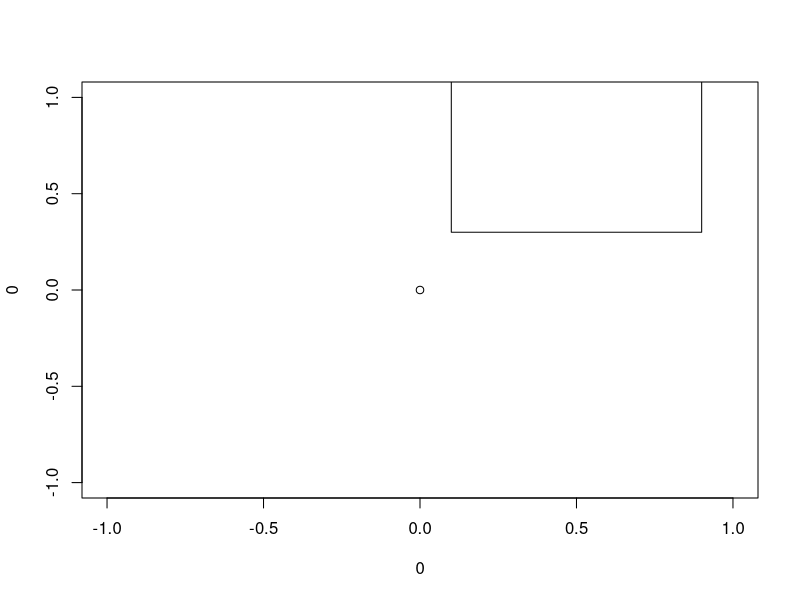
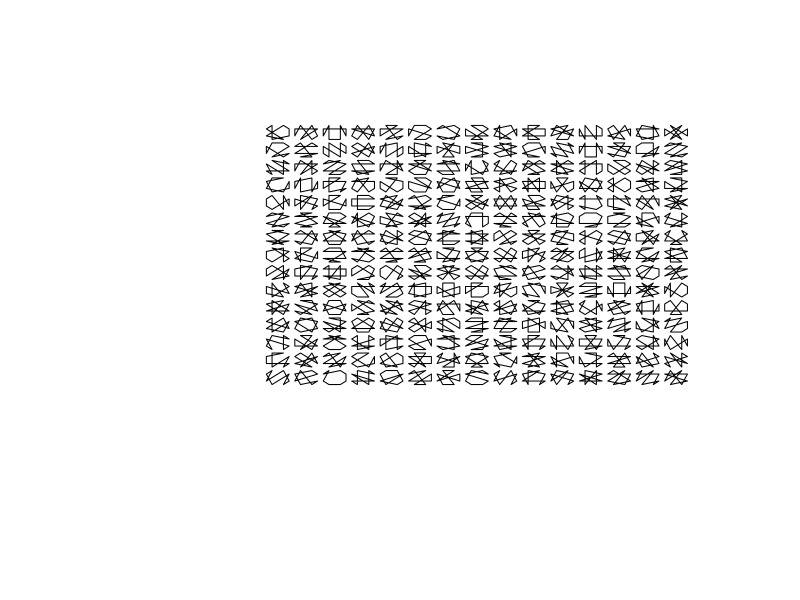
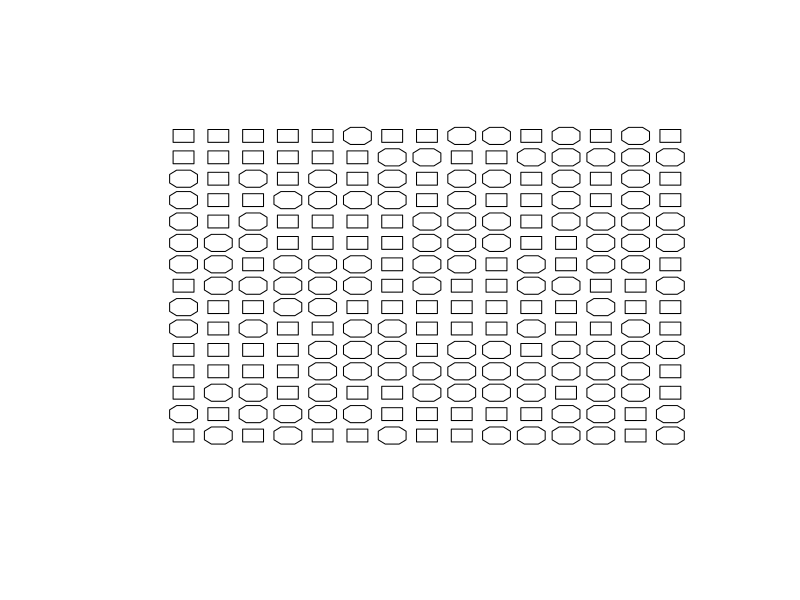
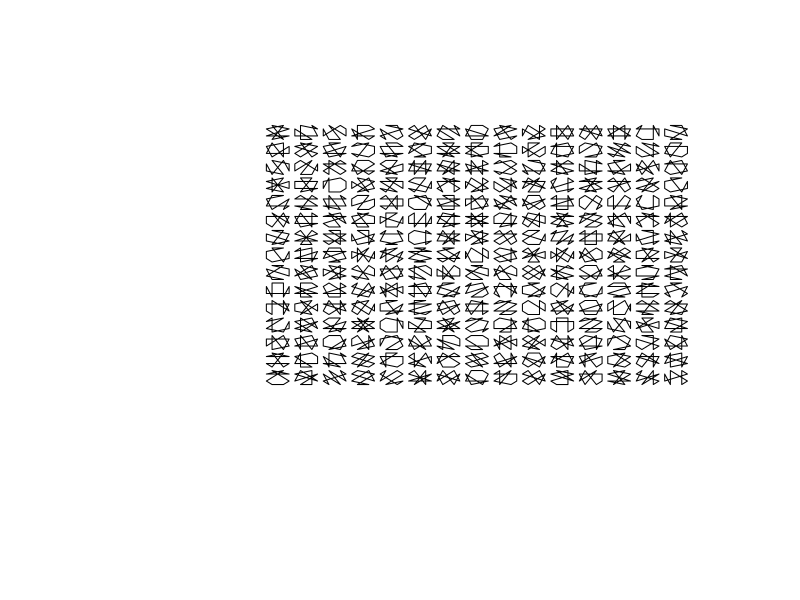
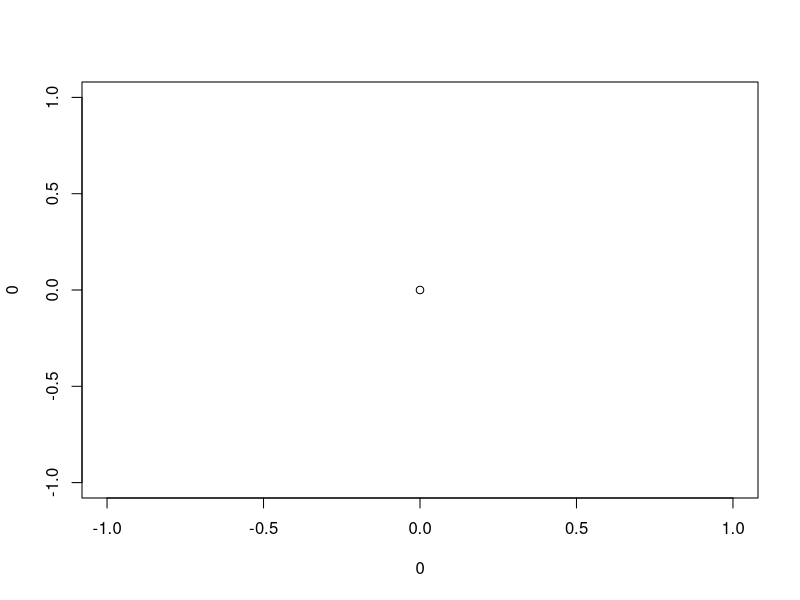

Generate these figures, in order, with R: (Note: this script raises an error after producing the figures.)

squFunc <- function(Xcenter = 0,Ycenter = 0,wi = 0.4,he = 0.4){
  shape <- rbind(
      c(Xcenter+wi,Ycenter+he),
      c(Xcenter+wi,Ycenter-he),
      c(Xcenter-wi,Ycenter-he),
      c(Xcenter-wi,Ycenter+he))
  return (shape)
  }
      

plot(0, 0)
newSq <- squFunc(0.5,0.7)
polygon(newSq[,1],newSq[,2])


octaFunc <- function(Xcenter = 0,Ycenter = 0,wi = 0.4,he = 0.4){
  oct <- rbind(
        c(Xcenter+(wi/2),Ycenter+he),
        c(Xcenter+wi,Ycenter+(he/2)),
        c(Xcenter+wi,Ycenter-(he/2)),
        c(Xcenter+(wi/2),Ycenter-he),
        c(Xcenter-(wi/2),Ycenter-he),
        c(Xcenter-wi,Ycenter-(he/2)),
        c(Xcenter-wi,Ycenter+(he/2)),
        c(Xcenter-(wi/2),Ycenter+he))
  return (oct)
  }



plot(0, 0,
     xlim=c(-5,17),
     ylim=c(-5,17),
     col = "white", xlab = "", ylab = "", axes=F)
for (p in seq(1,15)){
  for (q in seq(1,15)) {
    oct <- octaFunc(p,q)
    oct <- oct[sample(nrow(oct)),]
    polygon(oct[,1],oct[,2])
}}


plot(0, 0,
     xlim=c(-1,17),
     ylim=c(-1,17),
     col = "white", xlab = "", ylab = "", axes=F)
for (p in seq(1,15)){
  for (q in seq(1,15)) {
    
    dec <- sample(1:2,1)
     ifelse(dec == 1, shape <- squFunc(p,q,0.3,0.3),
                              shape <- octaFunc(p,q))
    shuf <- sample(c(T,F),1)
    print(shuf)
    ifelse(shuf == T, shape[sample(nrow(shape)),],shape)
    
    polygon(shape[,1]+.2,shape[,2]+.2)
  }}


##### Variations on octagon

plot(0, 0,
     xlim=c(-5,17),
     ylim=c(-5,17),
     col = "white", xlab = "", ylab = "", axes=F)
for (p in seq(1,15)){
  for (q in seq(1,15)) {
    oct <- octaFunc(p,q)
    oct <- oct[sample(nrow(oct)),]
    polygon(oct[,1],oct[,2])
  }}


Xcenter = 0
Ycenter = 0
wi = 0.4
he = 0.4
plot(0, 0)

oct <- hexFunc()
polygon(oct[,1],oct[,2])

hexFunc <- function(Xcenter = 0,Ycenter = 0,wi = 0.4,he = 0.4){
  shape <- rbind(
    c(Xcenter,Ycenter+he),
    c(Xcenter+wi,Ycenter+(he/2)),
    c(Xcenter+wi,Ycenter),
    c(Xcenter+wi,Ycenter-(he/2)),
    c(Xcenter,Ycenter-he),
    c(Xcenter-wi,Ycenter-(he/2)),
    c(Xcenter-wi,Ycenter),
    c(Xcenter-wi,Ycenter+(he/2)))
  return (shape)
}


#### Working on a pentagon

plot(0, 0)
pentFunc <- function(Xcenter = 0,Ycenter = 0,wi = 0.4,he = 0.4){
  shape <- rbind(
    c(Xcenter,Ycenter+(he/2)),
    c(Xcenter+wi,Ycenter+(he/2)),
    c(Xcenter+wi+(wi/2),Ycenter-(he/2)),
    c(Xcenter,Ycenter-he),
    c(Xcenter-wi-(wi/2),Ycenter-(he/2)),
    c(Xcenter-wi,Ycenter+(he/2)))
  return (shape)
}
out <- pentFunc()
plot(0, 0)
polygon(out[,1],out[,2])


plot(0, 0,
     xlim=c(0,15),
     ylim=c(0,15),
     col = "white", xlab = "", ylab = "", axes=F)
for (p in seq(1,15)){
  for (q in seq(1,15)) { 
    
    choice <- sample(1:5,1)
    w = sample(seq(0.3,0.8,0.5),1)
    h = sample(seq(0.3,0.8,0.5),1)
    if (choice == 1){
      fig <-  octaFunc(p,q,w,h)
    }
    if (choice == 2){
      fig <-  pentFunc(p,q,w,h)
    }
    if (choice == 3){
      fig <-  squFunc(p,q,w,h)
    } 
    if (choice == 4){

      fig <-  hexFunc(p,q,w,h)
    }
    
    if (choice != 5){
      scramble <- sample(c(T,F),1,prob = c(0.9,0.1))
      if (scramble) { fig <- fig[sample(nrow(fig)),] }

      polygon(fig[,1],fig[,2])
    }
    else(
      points(p,q,pch=1,cex=sample(seq(0.5,3,0.5),1))
    )
  }}

plot(0, 0,
     xlim=c(0,15),
     ylim=c(0,15),
     col = "white", xlab = "", ylab = "", axes=F)

for (i in 1:15){
  for (j in 1:15){
    print(c(i,j))
  points(i,j,pch=i+j,cex=2)
}}
plot.new()
points(0,0,pch=1,cex=3)


squFuncHist <- function(Xcenter = 0,Ycenter = 0,wi = 0.4,he = 0.4,maxHist=0){
  shape <- rbind(
    c(Xcenter+wi,Ycenter+he) - runif(1,max = maxHist),
    c(Xcenter+wi,Ycenter-he) - runif(1,max = maxHist),
    c(Xcenter-wi,Ycenter-he) - runif(1,max = maxHist),
    c(Xcenter-wi,Ycenter+he) - runif(1,max = maxHist))
  return (shape)
}


plot(0, 0,
     xlim=c(-5,17),
     ylim=c(-5,17),
     col = "white", xlab = "", ylab = "", axes=F)

for (p in seq(1,15)){
  for (q in seq(1,15)) {
    fig <- squFuncHist(p,q,maxHist = runif(1,0,0.5))
    #fig <- fig[sample(nrow(fig)),]
    polygon(fig[,1],fig[,2])
  }}


plot(0, 0,
     xlim=c(0,15),
     ylim=c(0,15),
     col = "white", xlab = "", ylab = "", axes=F)

hexFuncHist <- function(Xcenter = 0,Ycenter = 0,wi = 0.4,he = 0.4,maxHist=0){
  shape <- rbind(
    c(Xcenter,Ycenter+he)  + runif(1,max = maxHist),
    c(Xcenter+wi,Ycenter+(he/2)) + runif(1,max = maxHist),
    c(Xcenter+wi,Ycenter) + runif(1,max = maxHist),
    c(Xcenter+wi,Ycenter-(he/2)) + runif(1,max = maxHist),
    c(Xcenter,Ycenter-he) + runif(1,max = maxHist),
    c(Xcenter-wi,Ycenter-(he/2)) + runif(1,max = maxHist),
    c(Xcenter-wi,Ycenter) + runif(1,max = maxHist),
    c(Xcenter-wi,Ycenter+(he/2)) + runif(1,max = maxHist) )
  return (shape)
}

pentFunc <- function(Xcenter = 0,Ycenter = 0,wi = 0.4,he = 0.4,maxHist=0){
  shape <- rbind(
    c(Xcenter,Ycenter+(he/2))  + runif(1,max = maxHist),
    c(Xcenter+wi,Ycenter+(he/2))  + runif(1,max = maxHist),
    c(Xcenter+wi+(wi/2),Ycenter-(he/2))  + runif(1,max = maxHist),
    c(Xcenter,Ycenter-he)  + runif(1,max = maxHist),
    c(Xcenter-wi-(wi/2),Ycenter-(he/2))  + runif(1,max = maxHist),
    c(Xcenter-wi,Ycenter+(he/2)) + runif(1,max = maxHist) )
  return (shape)
}

octaFunc <- function(Xcenter = 0,Ycenter = 0,wi = 0.4,he = 0.4,maxHist=0){
  oct <- rbind(
    c(Xcenter+(wi/2),Ycenter+he)+ runif(1,max = maxHist),
    c(Xcenter+wi,Ycenter+(he/2))+ runif(1,max = maxHist),
    c(Xcenter+wi,Ycenter-(he/2))+ runif(1,max = maxHist),
    c(Xcenter+(wi/2),Ycenter-he)+ runif(1,max = maxHist),
    c(Xcenter-(wi/2),Ycenter-he)+ runif(1,max = maxHist),
    c(Xcenter-wi,Ycenter-(he/2))+ runif(1,max = maxHist),
    c(Xcenter-wi,Ycenter+(he/2))+ runif(1,max = maxHist),
    c(Xcenter-(wi/2),Ycenter+he)+ runif(1,max = maxHist))
  return (oct)
}


plot(0, 0,
     xlim=c(-5,17),
     ylim=c(-5,17),
     col = "white", xlab = "", ylab = "", axes=F)

for (p in seq(1,15)){
  for (q in seq(1,15)) {
    fig <- octaFunc(p,q,maxHist = runif(1,0,0.5))
    #fig <- fig[sample(nrow(fig)),]
    polygon(fig[,1],fig[,2])
  }}


plot(0, 0,
     xlim=c(-5,17),
     ylim=c(-5,17),
     col = "white", xlab = "", ylab = "", axes=F)

for (p in seq(1,15)){
  for (q in seq(1,15)) {
    fig <- pentFunc(p,q,maxHist = runif(1,0,0.5))
    #fig <- fig[sample(nrow(fig)),]
    polygon(fig[,1],fig[,2])
  }}


plot(0, 0,
     xlim=c(0,15),
     ylim=c(0,15),
     col = "white", xlab = "", ylab = "", axes=F)
for (p in seq(1,15)){
  for (q in seq(1,15)) { 
    
    choice <- sample(1:5,1)
    w = sample(seq(0.3,0.8,0.5),1)
    h = sample(seq(0.3,0.8,0.5),1)
    if (choice == 1){
      fig <-  octaFunc(p,q,w,h)
    }
    if (choice == 2){
      fig <-  pentFunc(p,q,w,h,maxHist = 0.5)
    }
    if (choice == 3){
      fig <-  squFuncHist(p,q,w,h,maxHist = 0.5)
    } 
    if (choice == 4){
      
      fig <-  hexFuncHist(p,q,w,h,maxHist = 0.5)
    }
    
    if (choice != 5){
      scramble <- sample(c(T,F),1,prob = c(0.9,0.1))
      if (scramble) { fig <- fig[sample(nrow(fig)),] }
      
      polygon(fig[,1],fig[,2])
    }
    else(
      points(p,q,pch=1,cex=sample(seq(0.5,3,0.5),1))
    )
  }}

for (p in seq(1,15)){
  for (q in seq(1,15)) { 
    
    choice <- sample(1:5,1)
    w = sample(seq(0.3,0.8,0.5),1)
    h = sample(seq(0.3,0.8,0.5),1)
    if (choice == 1){
      fig <-  octaFunc(p,q,w,h)
    }
    if (choice == 2){
      fig <-  pentFunc(p,q,w,h,maxHist = 0.5)
    }
    if (choice == 3){
      fig <-  squFuncHist(p,q,w,h,maxHist = 0.5)
    } 
    if (choice == 4){
      
      fig <-  hexFuncHist(p,q,w,h,maxHist = 0.5)
    }
    
    if (choice != 5){
      scramble <- sample(c(T,F),1,prob = c(0.9,0.1))
      if (scramble) { fig <- fig[sample(nrow(fig)),] }
      
      polygon(fig[,1],fig[,2])
    }
    else(
      points(p,q,pch=1,cex=sample(seq(0.5,3,0.5),1))
    )
  }}
